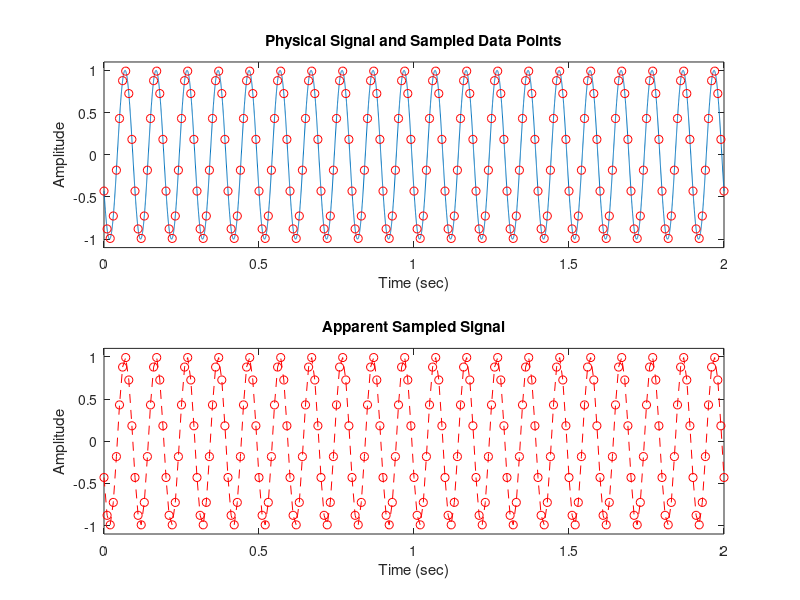

Write MATLAB code to recreate this figure.
% This script demonstrates the effects of aliasing by allowing the user to
% generate a simulated signal and sampling it at a defined frequency.
%


clear all; clc;
close all; 

playagain = 'Yes'

while strcmp(playagain,'Yes');

answer = inputdlg({'Physical Frequency (Hz):','Sampling Frequency (Hz):'},'Settings',1,{'10','100'}); 
f_phys = str2num(answer{1});
f_samp = str2num(answer{2});

% construct physical signal

N_per = 20; % Number of periods
T = N_per*1/f_phys; % Period of signal (sec)
t_phys = linspace(0,T,10000); % Vector of time elements
phase_delay = rand(1)*2*pi;
x_phys = sin(2*pi*f_phys.*t_phys-phase_delay); % Physical signal

figure(1)
% set(1,'Position' , [120 50 720 640])

subplot(2,1,1)
plot(t_phys,x_phys)
ylim([-1.1, 1.1])
title('Physical Signal and Sampled Data Points')
xlabel('Time (sec)')
ylabel('Amplitude')
hold on;

% construct sampled signal

t_samp = (0:1/f_samp:T); % Vector of sampling times
x_samp = sin(2*pi*f_phys.*t_samp-phase_delay); % Sampled signal

plot(t_samp,x_samp,'ro')
hold off;

subplot(2,1,2)
plot(t_samp,x_samp,'ro--')
ylim([-1.1,1.1])
title('Apparent Sampled Signal')
xlabel('Time (sec)')
ylabel('Amplitude')

playagain = questdlg('Would you like to play again?','Yes','No ');

end


